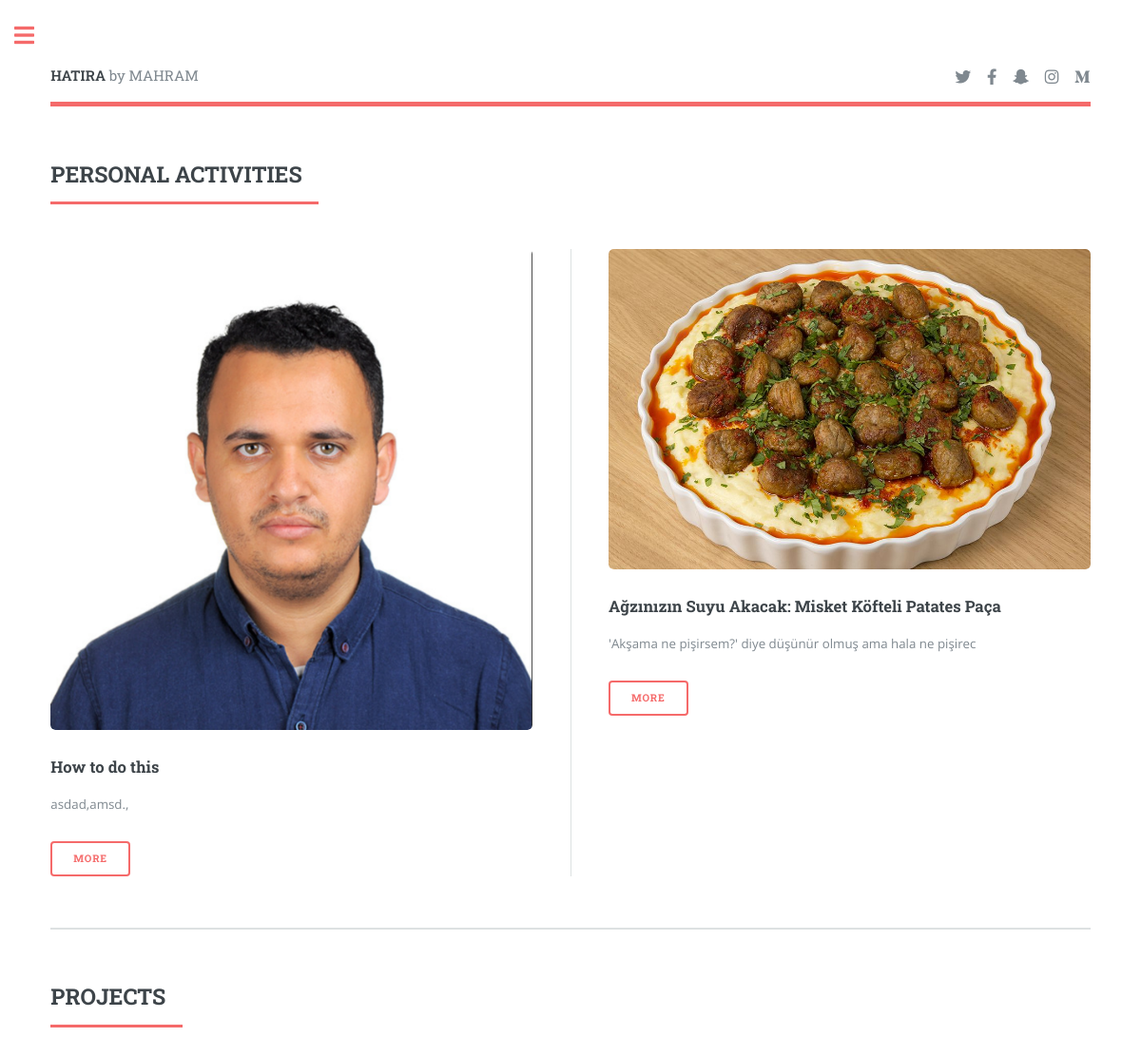
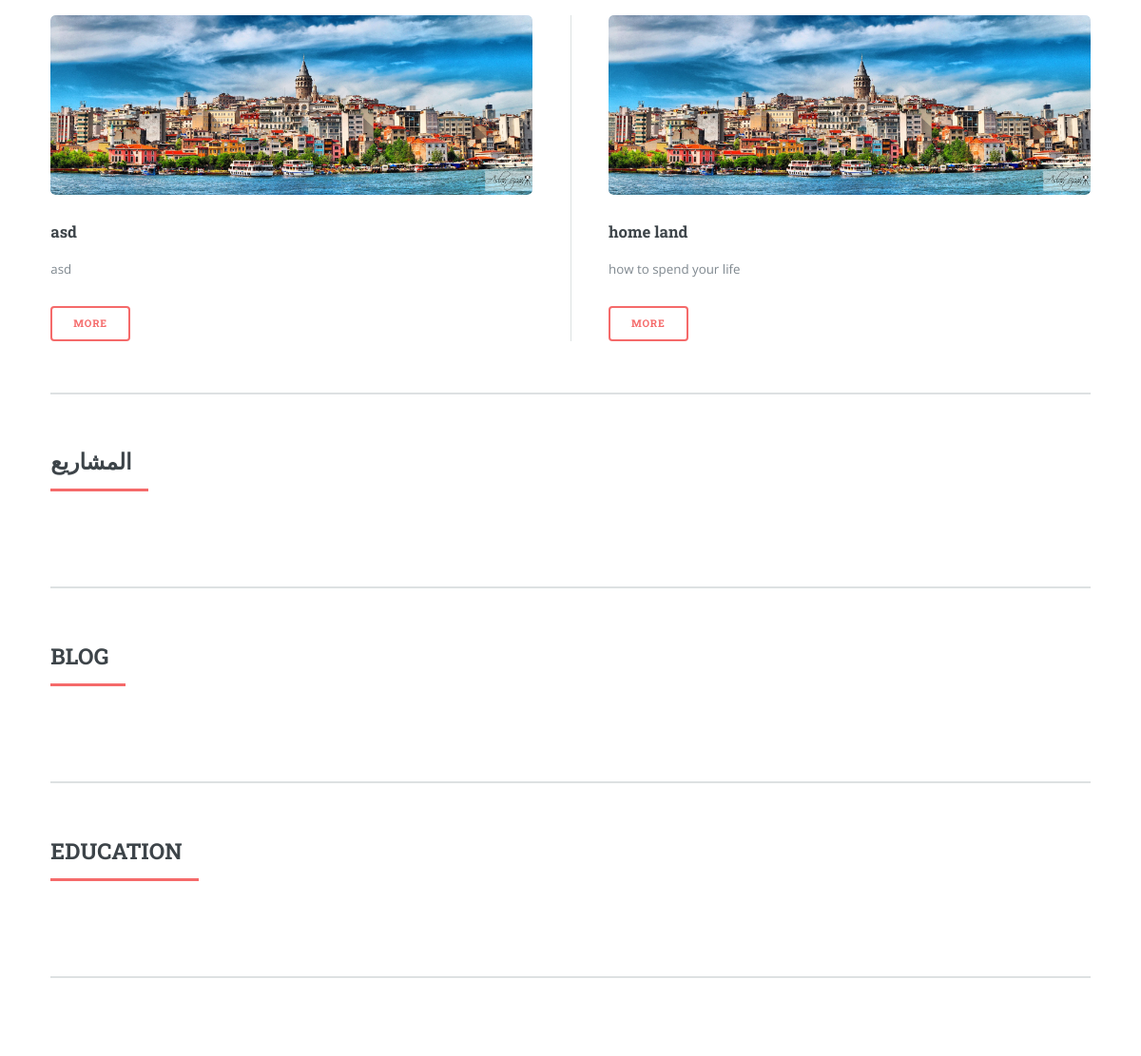
The page / on the database its author committed (2 pictures, top to bottom).
### Articles_app/models.py (models this page shows, shortened)
class Articles_model(models.Model):
    title = models.CharField(max_length = 50)
    intro=models.CharField(max_length = 60)
    text=RichTextField()
    creade_date = models.DateField(auto_now=True,
                                   blank=True,
                                   auto_now_add=False)
    user = models.ForeignKey(User, on_delete=models.CASCADE)
    category = models.ForeignKey('Category', on_delete=models.CASCADE)
    article_type=models.CharField(max_length = 150,choices=CATEGORY_TYPE)
    published_date = models.DateField()
    slug = models.SlugField(blank=True, null=True)
    image=models.ImageField(upload_to=image_upload)
    def get_article_type():
        lst=[]
        for i in CATEGORY_TYPE:
            lst.append(i[1])
        return lst

### Articles_app/views.py (the view)
# urls.py: path('',home,name='home'),
def home(request):
    articles=Articles_model.objects.all()
    paginator = Paginator(articles, 4) # Show 25 contacts per page.
    page_number = request.GET.get('page')
    page_obj = paginator.get_page(page_number)
    context={
        'articles':page_obj,
        'mainArticle':getMainArticle(),
        'type':Articles_model.get_article_type(),
        'topArticle':getTopArticles(),
    }
    return render(request,'Articles_app/home.html',context)

### Articles_app/views.py (called while the page is built)
def getMainArticle():
    article=Articles_model.objects.get(id=1)
    return article

def getTopArticles():
    top=Articles_model.objects.latest('creade_date')
    return top

### Articles_app/templates/Articles_app/home.html (shortened to what this page needs)
{% extends 'index.html' %}
{% block main %}
  {% for sec in type %}
    <section>
      <header class="major">
        <h2>{{sec}}</h2>
      </header>
      <div class="posts">
        {% for item in articles %}
        {% if item.article_type == sec%}
          <article>
          <a href="{% url 'Articles_app:detials' slug=item.slug %}" class="image">
            {% load thumbnail %}
            <img src="{{item.image|thumbnail_url:'listArticle' }}" alt=" " />
          </a>
          <h3> {{item.title}}</h3>
          <p>
            {{item.intro}}
          </p>
          <ul class="actions">
            <li><a href="{% url 'Articles_app:detials' slug=item.slug %}" class="button">More</a></li>
          </ul>
        </article>
        {% endif %}
        {% endfor %}
      </div>
    </section>
  {% endfor %}
  <section>
  </section>
{% endblock main %}
{% block topArticles %}
            {% load thumbnail %}
{% endblock topArticles %}

### rows shown on the page
Articles_model: image|thumbnail_url (placeholder picture), title "How to do this", intro "asdad,amsd.,"
Articles_model: image|thumbnail_url (picture), title "Ağzınızın Suyu Akacak: Misket Köfteli Patates Paça", intro "'Akşama ne pişirsem?' diye düşünür olmuş ama hala ne pişirec"
Articles_model: image|thumbnail_url (placeholder picture), title "asd", intro "asd"
Articles_model: image|thumbnail_url (placeholder picture), title "home land", intro "how to spend your life"

### other values the page prints
{{ sec }} "PERSONAL ACTIVITIES" "PROJECTS" "المشاريع" "BLOG" "EDUCATION"
